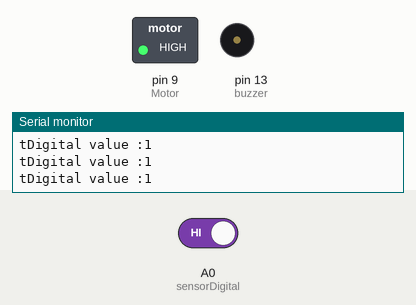
This sketch was run on a simulated Arduino Uno, built with avr-gcc and run on an emulated ATmega328P. On the bench: switched loads named in the sketch (green lamp = pin HIGH), buzzer (waves = sounding, pin HIGH), the last lines printed to the serial monitor. The inputs (shaded band) are chosen by the test bench; at power-on: A0 (sensorDigital) HIGH. The modem accepts every AT command (registered, SIM ready, sends succeed) and sends nothing else.

Above: at 1.2 s.
1.3 s: A0 (sensorDigital) driven LOW
At 1.6 s:
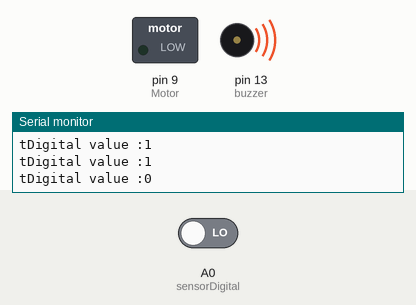
Timing chart, 0 to 4.3 s (numbered marks = the images above; inputs shaded):
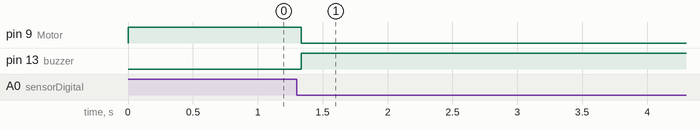

The sketch:

naveen_sc.ino
```cpp
#include <SoftwareSerial.h>
SoftwareSerial mySerial(2, 3);
#define sensorDigital A0
#define Motor 9
#define buzzer 13
int a=0;

void setup()
{
mySerial.begin(9600);
pinMode(sensorDigital, INPUT);
pinMode(Motor, OUTPUT);
pinMode(buzzer, OUTPUT);
Serial.begin(9600);
}

void loop()
{
bool digital = digitalRead(sensorDigital);
Serial.print("t");
Serial.print("Digital value :");
Serial.println(digital);
  if (digital == 0)
  {
  digitalWrite(Motor, LOW);
  digitalWrite(buzzer, HIGH);
  if(a==0)
  {
  sendSMS();
  a=1;
  }
  }
  else
  {
  digitalWrite(Motor, HIGH);
  digitalWrite(buzzer, LOW);

  }
}

void sendSMS()
{
  mySerial.println("AT");
  delay(1000);
  mySerial.println("AT+CMGF=1");
  delay(1000);
  mySerial.println("AT+CMGS=\"+919843719748\"\r");
  delay(1000);
  mySerial.println("ALCOHOL DETECTED");
  delay(1000);
  mySerial.write(0x1A);
  delay(1000);
}
```

Measured:
- after the input at 1.3 s, pin 9 (Motor): HIGH → LOW at once; pin 13 (buzzer): LOW → HIGH at once
